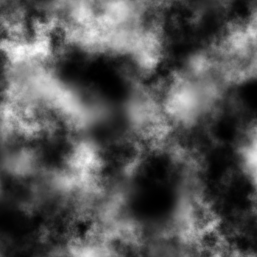
#> input picture model_generator/Heightmap.png, 257 x 257 px
$ python normal_map.py ../model_generator/Heightmap.png
#> lines starting #> are read from the running program, lines starting #| are printed output that depends on the picture
import sys, cv2
from cv2 import norm
import numpy as np


def main():
    if len(sys.argv) == 1:
        print("Height Map need to be specified")
        return

    elif len(sys.argv) > 2:
        print("Only one height map at a time")
        return

    image = cv2.imread(sys.argv[1]).astype('float32')
#> image: shape (257, 257, 3) float32; min 0, max 254, mean 85.2
    image = cv2.cvtColor(image, cv2.COLOR_BGR2GRAY)
#> image: shape (257, 257) float32

    nmap=generate_normal_map(image)
    cv2.imwrite("nmap.png",nmap)
    print("\nNormal map created with success!")

def normalize(v):
    norm = np.linalg.norm(v)
    if norm == 0:
       return v
    return v / norm

def generate_normal_map(image):

    normal_map = np.zeros((image.shape[0],image.shape[1],3))
    print(image)
#> (printed output is left out)

    for i, row in enumerate(image):
        for j, height in enumerate(row):
            if (i == image.shape[0]-1 or i == 0 or j == image.shape[1]-1 or j == 0):
                normal_map[i][j] = (127.5,255,127.5)
            else:
                hlu = image[i-1][j]
                hld = image[i+1][j]
                hcl = image[i][j-1]
                hcr = image[i][j+1]
                diffl = hld-hlu
                diffc = hcr-hcl
                dx = (0,diffc,2)
                dy = (2,diffl,0)
                normal = (normalize(np.cross(dx,dy))+(1)) * 127.5
                normal_map[i][j] = normal
#> this loop made 257 passes
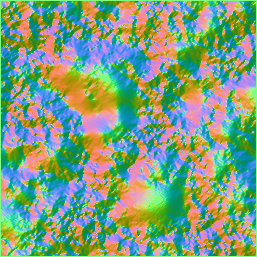
#> normal_map: shape (257, 257, 3) float64; mean of channels 0, 1, 2 127.6, 160.1, 126.6; drawn as B, G, R


    return(normal_map)


main()
